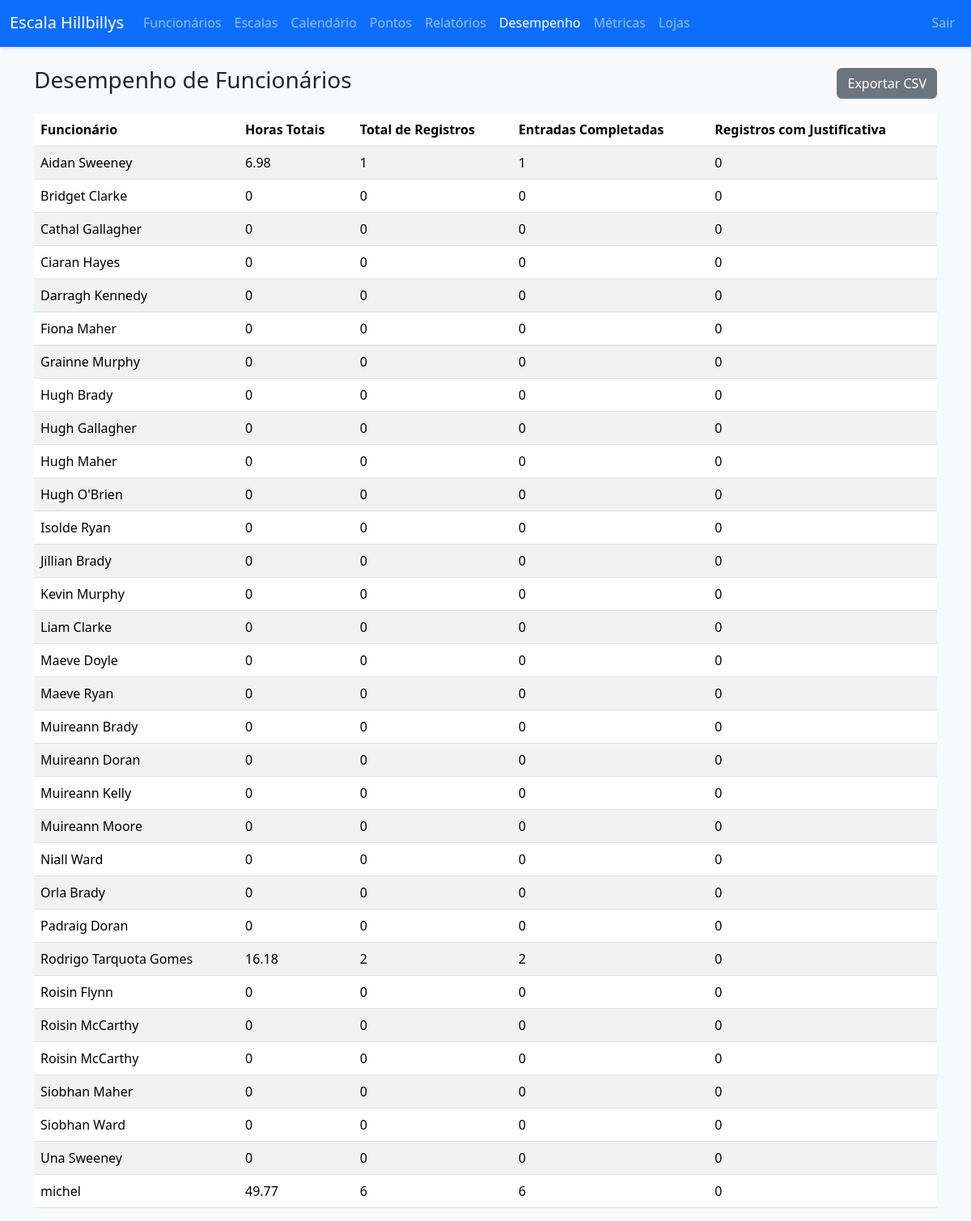
The app's page /desempenho.php (signed in), older data.
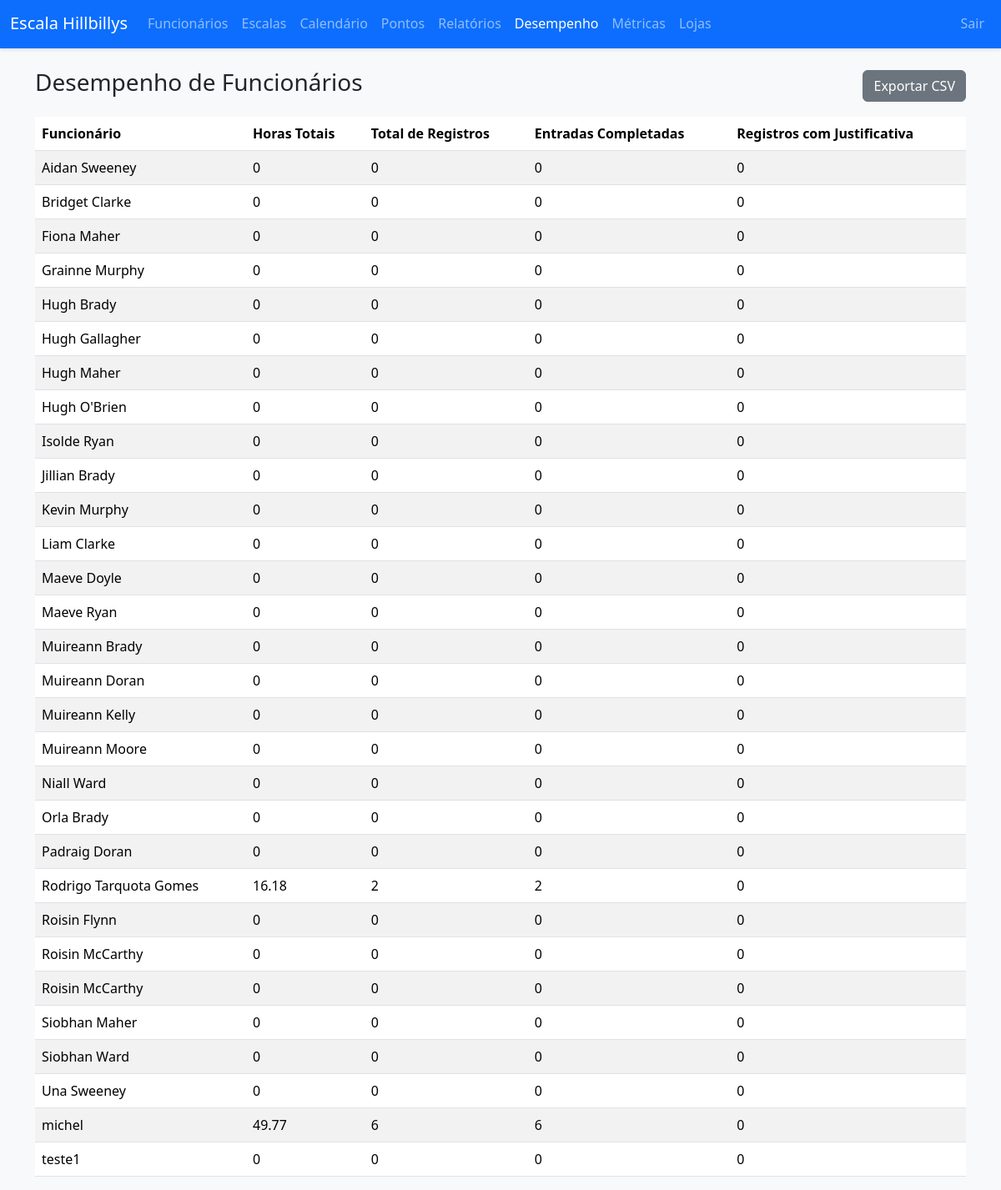
The same page, newer data.
### tables this page shows
CREATE TABLE users (
        id INTEGER PRIMARY KEY AUTOINCREMENT,
        username TEXT NOT NULL UNIQUE,
        password TEXT NOT NULL,
        role TEXT NOT NULL,
        employee_id INTEGER,
        store_id INTEGER,
        FOREIGN KEY (employee_id) REFERENCES employees(id),
        FOREIGN KEY (store_id) REFERENCES stores(id)
    );

CREATE TABLE employees (
        id INTEGER PRIMARY KEY AUTOINCREMENT,
        name TEXT NOT NULL,
        email TEXT,
        phone TEXT,
        store_id INTEGER,
        created_at DATETIME DEFAULT CURRENT_TIMESTAMP, ppsn TEXT, irp TEXT, hourly_rate REAL, max_weekly_hours REAL DEFAULT 40.0,
        FOREIGN KEY (store_id) REFERENCES stores(id)
    );

### config.php (called while the page is built, shortened)
<?php
$DB_DRIVER = getenv('DB_DRIVER') ?: 'sqlite';
$DB_HOST   = getenv('DB_HOST')   ?: '127.0.0.1';
$DB_PORT   = getenv('DB_PORT')   ?: '3306';
$DB_NAME   = getenv('DB_NAME')   ?: 'escala_hillbillys';
$DB_USER   = getenv('DB_USER')   ?: 'root';
$DB_PASS   = getenv('DB_PASS')   ?: '';
$SQLITE_PATH = getenv('SQLITE_PATH') ?: __DIR__ . '/db.sqlite';
try {
    if ($DB_DRIVER === 'mysql') {
        $dsn = "mysql:host={$DB_HOST};port={$DB_PORT};dbname={$DB_NAME};charset=utf8mb4";
        $pdo = new PDO($dsn, $DB_USER, $DB_PASS, [
            PDO::ATTR_ERRMODE => PDO::ERRMODE_EXCEPTION,
            PDO::ATTR_DEFAULT_FETCH_MODE => PDO::FETCH_ASSOC,
        ]);
    } else {
        $dsn = "sqlite:" . $SQLITE_PATH;
        $pdo = new PDO($dsn, null, null, [
            PDO::ATTR_ERRMODE => PDO::ERRMODE_EXCEPTION,
            PDO::ATTR_DEFAULT_FETCH_MODE => PDO::FETCH_ASSOC,
        ]);
        $pdo->exec('PRAGMA foreign_keys = ON;');
    }
} catch (Throwable $e) {
    http_response_code(500);
    die("Database connection error: " . htmlspecialchars($e->getMessage()));
}
function isLoggedIn(): bool {
    return isset($_SESSION['user_id']) && is_numeric($_SESSION['user_id']);
}
function currentUser(): ?array {
    global $pdo;
    static $cached = null;
    if ($cached !== null) return $cached;
    $stmt = $pdo->prepare('SELECT * FROM users WHERE id = ?');
    $stmt->execute([$_SESSION['user_id']]);
    $cached = $stmt->fetch(PDO::FETCH_ASSOC) ?: null;
    return $cached;
}
function requireRole(array $roles): void {
    $u = currentUser();
}
function requirePrivileged(): void {
    requireRole(['admin','manager']);
}

### desempenho.php (the view, shortened to what this page needs)
<?php
require_once 'config.php';
requirePrivileged();
$role = $_SESSION['user_role'];
if ($role === 'manager') {
    $user = currentUser();
    $storeId = $user['store_id'] ?? null;
    $stmt = $pdo->prepare(
        "SELECT e.id, e.name,
                COUNT(te.id) AS total_entries,
                SUM(CASE WHEN te.clock_out IS NOT NULL THEN 1 ELSE 0 END) AS completed_entries,
                SUM(CASE WHEN te.justification IS NOT NULL AND te.justification != '' THEN 1 ELSE 0 END) AS late_entries,
                SUM(strftime('%s', COALESCE(te.clock_out, CURRENT_TIMESTAMP)) - strftime('%s', te.clock_in)) AS seconds_worked
         FROM employees e
         LEFT JOIN time_entries te ON e.id = te.employee_id
         WHERE e.store_id = ?
         GROUP BY e.id, e.name
         ORDER BY e.name"
    );
    $stmt->execute([$storeId]);
    $metrics = $stmt->fetchAll(PDO::FETCH_ASSOC);
} else {
    $stmt = $pdo->query(
        "SELECT e.id, e.name,
                COUNT(te.id) AS total_entries,
                SUM(CASE WHEN te.clock_out IS NOT NULL THEN 1 ELSE 0 END) AS completed_entries,
                SUM(CASE WHEN te.justification IS NOT NULL AND te.justification != '' THEN 1 ELSE 0 END) AS late_entries,
                SUM(strftime('%s', COALESCE(te.clock_out, CURRENT_TIMESTAMP)) - strftime('%s', te.clock_in)) AS seconds_worked
         FROM employees e
         LEFT JOIN time_entries te ON e.id = te.employee_id
         GROUP BY e.id, e.name
         ORDER BY e.name"
    );
    $metrics = $stmt->fetchAll(PDO::FETCH_ASSOC);
}
?>
<!DOCTYPE html>
<html lang="pt-BR">
<head>
    <link rel="stylesheet" href="https://cdn.jsdelivr.net/npm/bootstrap@5.3.2/dist/css/bootstrap.min.css">
    <link rel="stylesheet" href="style.css">
</head>
<body>
    <?php
        $activePage = 'desempenho';
        require_once __DIR__ . '/navbar.php';
    ?>
    <div class="container mt-4">
        <div class="d-flex justify-content-between align-items-center mb-3">
            <h3>Desempenho de Funcionários</h3>
            <a href="export_performance.php" class="btn btn-secondary">Exportar CSV</a>
        </div>
        <table class="table table-striped">
            <thead>
                <tr>
                    <th>Funcionário</th>
                    <th>Horas Totais</th>
                    <th>Total de Registros</th>
                    <th>Entradas Completadas</th>
                    <th>Registros com Justificativa</th>
                </tr>
            </thead>
            <tbody>
                <?php foreach ($metrics as $row): ?>
                    <tr>
                        <td><?php echo htmlspecialchars($row['name']); ?></td>
                        <td><?php echo htmlspecialchars($row['hours']); ?></td>
                        <td><?php echo htmlspecialchars($row['total_entries']); ?></td>
                        <td><?php echo htmlspecialchars($row['completed_entries']); ?></td>
                        <td><?php echo htmlspecialchars($row['late_entries']); ?></td>
                    </tr>
                <?php endforeach; ?>
            </tbody>
        </table>
    </div>
</body>
</html>

### navbar.php (shortened to what this page needs)
<?php
if (function_exists('currentUser')) {
    $u = currentUser();
    $role = $u['role'] ?? null;
} else {
    $role = $_SESSION['user_role'] ?? null;
}
if ($role === 'manager') {
    $brandHref = 'manager_dashboard.php';
    $brandText = 'Escala Hillbillys – Gerente';
} elseif ($role === 'employee') {
    $brandHref = 'portal.php';
    $brandText = 'Escala Hillbillys';
} else {
    $brandHref = 'dashboard.php';
    $brandText = 'Escala Hillbillys';
}
if (!function_exists('nav_active')) {
    function nav_active(string $page, ?string $activePage): string {
        return ($activePage === $page) ? 'active' : '';
    }
}
?>
<nav class="navbar navbar-expand-lg navbar-dark bg-primary">
    <div class="container-fluid">
        <a class="navbar-brand" href="<?php echo htmlspecialchars($brandHref); ?>">
            <?php echo htmlspecialchars($brandText); ?>
        </a>
        <div class="collapse navbar-collapse" id="navbarNav">
            <ul class="navbar-nav me-auto mb-2 mb-lg-0">
                <li class="nav-item">
                    <a class="nav-link <?php echo nav_active('usuarios', $activePage); ?>" href="usuarios_listar.php">Funcionários</a>
                </li>
                <li class="nav-item">
                    <a class="nav-link <?php echo nav_active('escalas', $activePage); ?>" href="escala_listar.php">Escalas</a>
                </li>
                <li class="nav-item">
                    <a class="nav-link <?php echo nav_active('calendario', $activePage); ?>" href="escala_calendario_semana.php">Calendário</a>
                </li>
                <li class="nav-item">
                    <a class="nav-link <?php echo nav_active('pontos', $activePage); ?>" href="ponto_listar.php">Pontos</a>
                </li>
                <li class="nav-item">
                    <a class="nav-link <?php echo nav_active('relatorios', $activePage); ?>" href="relatorios.php">Relatórios</a>
                </li>
                <li class="nav-item">
                    <a class="nav-link <?php echo nav_active('desempenho', $activePage); ?>" href="desempenho.php">Desempenho</a>
                </li>
                <li class="nav-item">
                    <a class="nav-link <?php echo nav_active('metricas', $activePage); ?>" href="analytics.php">Métricas</a>
                </li>
                <?php if ($role === 'admin'): ?>
                <li class="nav-item">
                    <a class="nav-link <?php echo nav_active('lojas', $activePage); ?>" href="lojas_listar.php">Lojas</a>
                </li>
                <?php elseif ($role === 'manager'): ?>
                <li class="nav-item">
                    <a class="nav-link <?php echo nav_active('loja', $activePage); ?>" href="loja_gerenciar_updated.php">Loja</a>
                </li>
                <?php endif; ?>
            </ul>
            <ul class="navbar-nav ms-auto">
                <li class="nav-item"><a class="nav-link" href="logout.php">Sair</a></li>
            </ul>
        </div>
    </div>
</nav>

### style.css (style rules this page uses)
body { background-color: #f8f9fa; font-family: "Segoe UI", Tahoma, Geneva, Verdana, sans-serif; }
.navbar { box-shadow: 0 2px 4px rgba(0, 0, 0, 0.1); border-bottom: 2px solid #0d6efd; }
.table-striped tbody tr:nth-of-type(odd) { background-color: #f2f4f6; }
.btn-secondary { background-color: #6c757d; border-color: #6c757d; }

Row changes from the older to the newer data that the page shows:
removed employees: name "Cathal Gallagher", hours "0", total_entries "0", completed_entries "0", late_entries "0"
removed employees: name "Ciaran Hayes", hours "0", total_entries "0", completed_entries "0", late_entries "0"
removed employees: name "Darragh Kennedy", hours "0", total_entries "0", completed_entries "0", late_entries "0"
changed employees "Aidan Sweeney": hours "6.98" → "0"; total_entries "1" → "0"; completed_entries "1" → "0"
added employees: name "teste1", hours "0", total_entries "0", completed_entries "0", late_entries "0"
